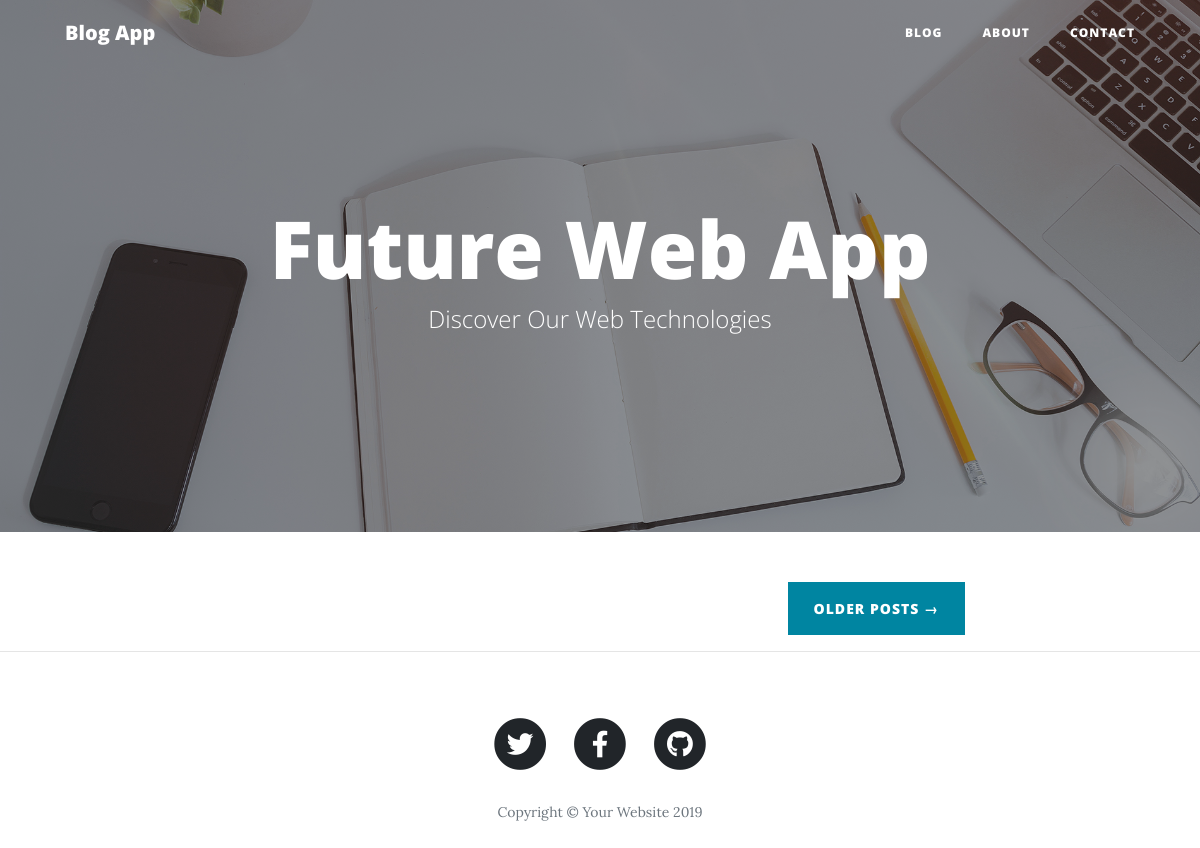
Before: / with the older database file.
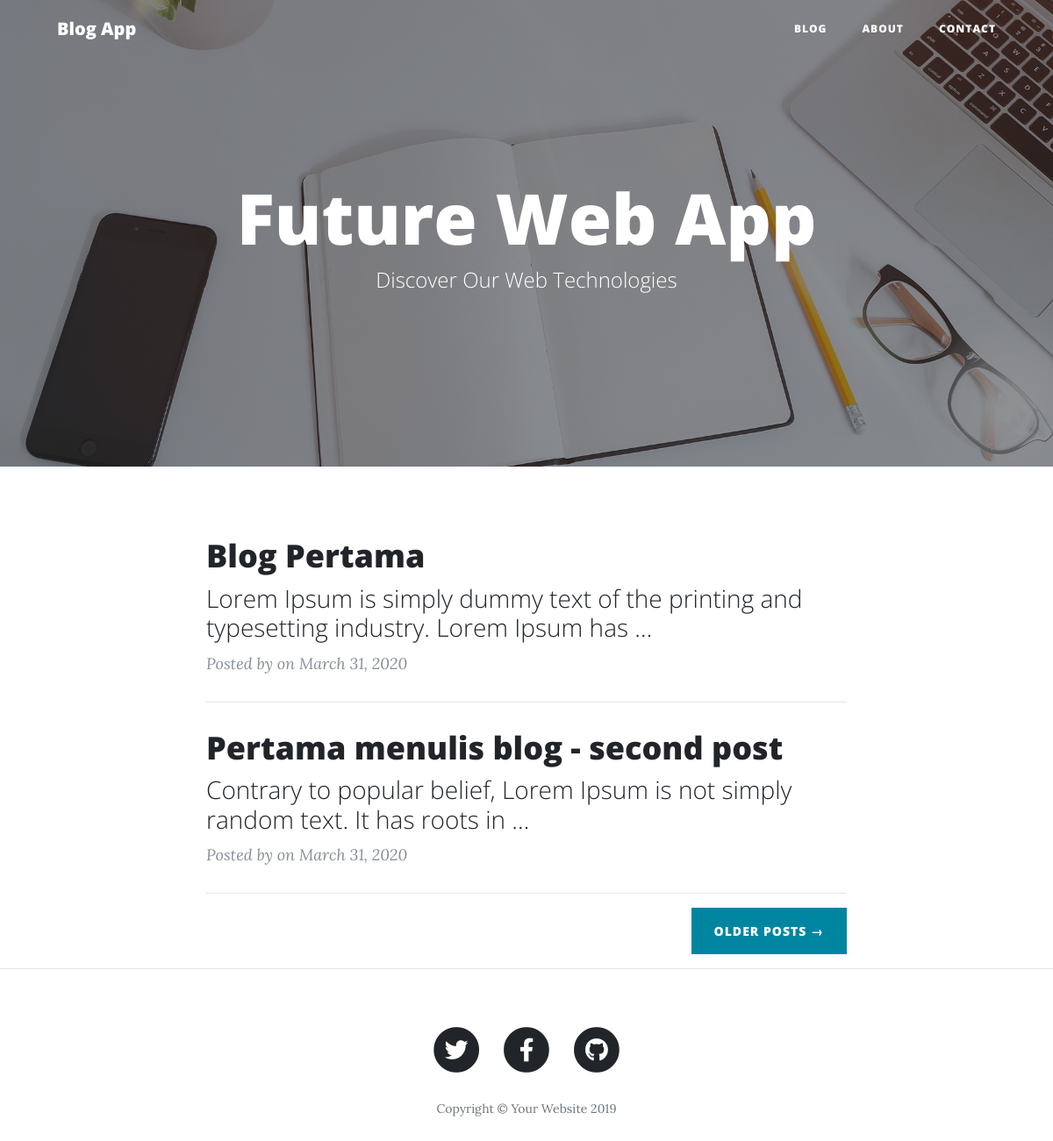
After: the same page with the newer database file.
### blog/models.py (models this page shows, shortened)
class Post(models.Model):
	title = models.CharField(max_length=100)
	content = models.TextField()
	date_posted = models.DateTimeField(default=timezone.now)
	auhor = models.ForeignKey(User, on_delete=models.CASCADE)

### blog/views.py (the view)
# urls.py: path('', views.home, name='blog-home'),
def home(request):
	context = {
		'posts': Post.objects.all()
	}
	return render(request,'blog/home.html', context)

### blog/templates/blog/home.html (shortened to what this page needs)
{% extends "base.html" %}
{% block content %}
    {% for post in posts %}
    	<div class="post-preview">
        <a href="post.html">
          <h2 class="post-title">
            {{ post.title }}
          </h2>
          <h3 class="post-subtitle">
            {{ post.content|truncatewords:15 }}
          </h3>
        </a>
        <p class="post-meta">Posted by
          on {{ post.date_posted|date:"F d, Y" }}</p>
      </div>
      <hr>
    {% endfor %}
    <div class="clearfix">
      <a class="btn btn-primary float-right" href="#">Older Posts &rarr;</a>
    </div>
{% endblock content %}

### templates/base.html (shortened to what this page needs)
{% load static %}
<!DOCTYPE html>
<html lang="en">
<head>
  <link rel="stylesheet" type="text/css" href="{% static 'vendor/bootstrap/css/bootstrap.min.css' %}">
  <link rel="stylesheet" type="text/css" href="{% static 'vendor/fontawesome-free/css/all.min.css' %}">
  <link rel="stylesheet" type="text/css" href="{% static 'css/clean-blog.min.css' %}">
</head>
<body>
  <nav class="navbar navbar-expand-lg navbar-light fixed-top" id="mainNav">
    <div class="container">
      <a class="navbar-brand" href="{% url 'blog-home' %}">Blog App</a>
      <div class="collapse navbar-collapse" id="navbarResponsive">
        <ul class="navbar-nav ml-auto">
          <li class="nav-item">
            <a class="nav-link" href="{% url 'blog-home' %}">Blog</a>
          </li>
          <li class="nav-item">
            <a class="nav-link" href="about.html">About</a>
          </li>
          <li class="nav-item">
            <a class="nav-link" href="contact.html">Contact</a>
          </li>
        </ul>
      </div>
    </div>
  </nav>
  <header class="masthead" style="background-image: url('{% static 'img/home-bg.jpg' %}')">
    <div class="overlay"></div>
    <div class="container">
      <div class="row">
        <div class="col-lg-8 col-md-10 mx-auto">
          <div class="site-heading">
            <h1>Future Web App</h1>
            <span class="subheading">Discover Our Web Technologies</span>
          </div>
        </div>
      </div>
    </div>
  </header>
  <div class="container">
    <div class="row">
      <div class="col-lg-8 col-md-10 mx-auto">
        {% block content %}
        {% endblock %}
      </div>
    </div>
  </div>
  <hr>
  <footer>
    <div class="container">
      <div class="row">
        <div class="col-lg-8 col-md-10 mx-auto">
          <ul class="list-inline text-center">
            <li class="list-inline-item">
              <a href="#">
                <span class="fa-stack fa-lg">
                  <i class="fas fa-circle fa-stack-2x"></i>
                  <i class="fab fa-twitter fa-stack-1x fa-inverse"></i>
                </span>
              </a>
            </li>
            <li class="list-inline-item">
              <a href="#">
                <span class="fa-stack fa-lg">
                  <i class="fas fa-circle fa-stack-2x"></i>
                  <i class="fab fa-facebook-f fa-stack-1x fa-inverse"></i>
                </span>
              </a>
            </li>
            <li class="list-inline-item">
              <a href="#">
                <span class="fa-stack fa-lg">
                  <i class="fas fa-circle fa-stack-2x"></i>
                  <i class="fab fa-github fa-stack-1x fa-inverse"></i>
                </span>
              </a>
            </li>
          </ul>
          <p class="copyright text-muted">Copyright &copy; Your Website 2019</p>
        </div>
      </div>
    </div>
  </footer>
</body>
</html>

Changed rows visible on the page:
added Post: title "Blog Pertama", content "Lorem Ipsum is simply dummy text of the printing and typesetting industry. Lorem Ipsum has …", date_posted "March 31, 2020"
added Post: title "Pertama menulis blog - second post", content "Contrary to popular belief, Lorem Ipsum is not simply random text. It has roots in …", date_posted "March 31, 2020"
